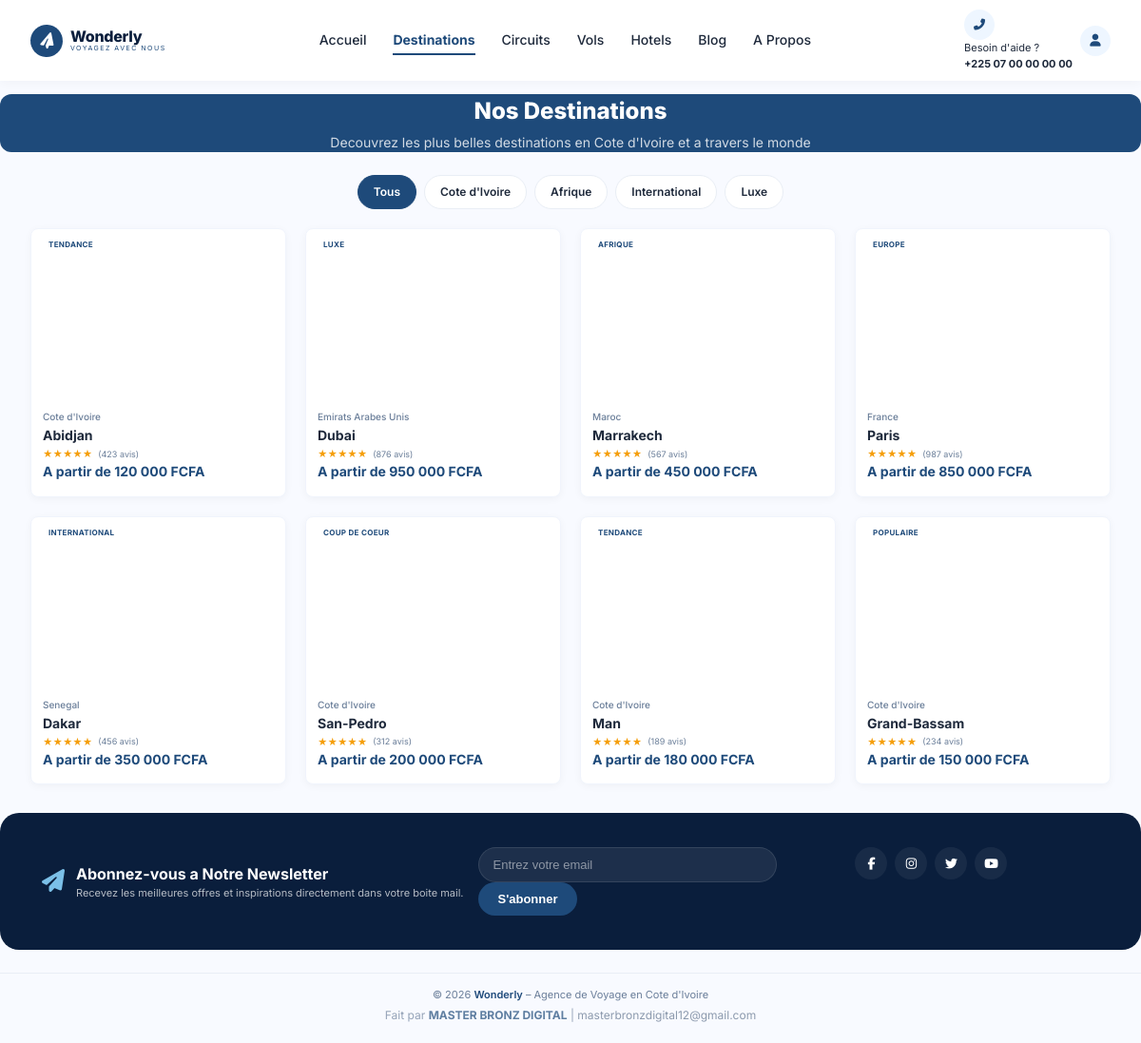
Page /destinations.php on the committed database.
### tables this page shows
CREATE TABLE IF NOT EXISTS destinations (
    id INT AUTO_INCREMENT PRIMARY KEY,
    title VARCHAR(100) NOT NULL,
    country VARCHAR(100) NOT NULL,
    city VARCHAR(100) NOT NULL,
    description TEXT,
    price DECIMAL(10,2) NOT NULL,
    image VARCHAR(255),
    badge VARCHAR(50),
    category VARCHAR(50),
    rating DECIMAL(2,1) DEFAULT 4.5,
    reviews INT DEFAULT 0,
    is_popular BOOLEAN DEFAULT FALSE,
    created_at TIMESTAMP DEFAULT CURRENT_TIMESTAMP
);

### includes/functions.php (called while the page is built, shortened)
<?php
require_once __DIR__ . '/../config/database.php';
function formatPrice($price) {
    return number_format($price, 0, ',', ' ') . ' FCFA';
}
function getDestinations($limit = null, $category = null) {
    global $pdo;
    try {
        $sql = "SELECT * FROM destinations WHERE 1=1";
        $params = array();
        $sql .= " ORDER BY is_popular DESC, id DESC";
        $stmt = $pdo->prepare($sql);
        $stmt->execute($params);
        return $stmt->fetchAll();
    } catch(PDOException $e) {
        return array();
    }
}
function getStars($rating) {
    $full = floor($rating);
    $half = ($rating - $full) >= 0.5 ? 1 : 0;
    $empty = 5 - $full - $half;
    $html = '';
    for ($i = 0; $i < $full; $i++) {
        $html .= '★';
    }
    if ($half) {
        $html .= '★';
    }
    for ($i = 0; $i < $empty; $i++) {
        $html .= '☆';
    }
    return $html;
}
?>

### destinations.php (the view, shortened to what this page needs)
<?php
require_once 'includes/functions.php';
$category = isset($_GET['category']) ? $_GET['category'] : 'all';
$destinations = getDestinations(null, $category);
require_once 'includes/header.php';
?>
<section class="container page-header">
    <div class="page-header-content">
        <h1>Nos Destinations</h1>
        <p>Decouvrez les plus belles destinations en Cote d'Ivoire et a travers le monde</p>
    </div>
</section>
<section class="container">
    <div class="filters">
        <a href="destinations.php?category=all" class="filter-btn <?php echo $category === 'all' ? 'active' : ''; ?>">Tous</a>
        <a href="destinations.php?category=ci" class="filter-btn <?php echo $category === 'ci' ? 'active' : ''; ?>">Cote d'Ivoire</a>
        <a href="destinations.php?category=afrique" class="filter-btn <?php echo $category === 'afrique' ? 'active' : ''; ?>">Afrique</a>
        <a href="destinations.php?category=international" class="filter-btn <?php echo $category === 'international' ? 'active' : ''; ?>">International</a>
        <a href="destinations.php?category=luxe" class="filter-btn <?php echo $category === 'luxe' ? 'active' : ''; ?>">Luxe</a>
    </div>
</section>
<section class="container">
    <div class="destinations-grid">
        <?php if (empty($destinations)): ?>
            <p style="grid-column: 1/-1; text-align: center; padding: 40px;">Aucune destination trouvee.</p>
        <?php else: ?>
            <?php foreach ($destinations as $dest): ?>
            <div class="dest-card">
                <div class="img-wrap" style="background-image:url('<?php echo $dest['image']; ?>');">
                    <span class="badge"><?php echo $dest['badge']; ?></span>
                </div>
                <div class="info">
                    <div class="country"><?php echo $dest['country']; ?></div>
                    <h4><?php echo $dest['city']; ?></h4>
                    <div class="rating">
                        <?php echo getStars($dest['rating']); ?>
                        <span>(<?php echo $dest['reviews']; ?> avis)</span>
                    </div>
                    <span class="price">A partir de <?php echo formatPrice($dest['price']); ?></span>
                </div>
            </div>
            <?php endforeach; ?>
        <?php endif; ?>
    </div>
</section>
<?php require_once 'includes/footer.php'; ?>

### css/style.css (style rules this page uses)
* { margin: 0; padding: 0; box-sizing: border-box; }
:root { --primary: #1e4a7a; --primary-dark: #143a60; --primary-light: #eef6ff; --text-dark: #0a1e3c; --text-body: #1e293b; --text-muted: #5e718a; --bg-light: #f8faff; --white: #ffffff; --shadow-sm: 0 2px 8px rgba(0,0,0,0.04); --shadow-md: 0 4px 16px rgba(0,0,0,0.06); --shadow-lg: 0 8px 32px rgba(0,0,0,0.08); --radius-sm: 8px; --radius-md: 12px; --radius-lg: 16px; --radius-xl: 20px; --transition: 0.25s ease; }
html { scroll-behavior: smooth; -webkit-tap-highlight-color: transparent; }
body { font-family: 'Inter', -apple-system, BlinkMacSystemFont, sans-serif; background: var(--bg-light); color: var(--text-body); line-height: 1.5; overflow-x: hidden; -webkit-font-smoothing: antialiased; font-size: 15px; }
.container { max-width: 1200px; margin: 0 auto; padding: 0 14px; }
.destinations-grid { display: grid; grid-template-columns: 1fr 1fr; gap: 12px; margin-bottom: 30px; }
.dest-card { background: var(--white); border-radius: var(--radius-sm); overflow: hidden; box-shadow: var(--shadow-sm); border: 1px solid #f0f4fc; cursor: pointer; transition: all var(--transition); opacity: 0; transform: translateY(20px); animation: cardAppear 0.5s ease forwards; }
.dest-card:nth-child(1) { animation-delay: 0.05s; }
.dest-card:nth-child(2) { animation-delay: 0.1s; }
.dest-card:nth-child(3) { animation-delay: 0.15s; }
.dest-card:nth-child(4) { animation-delay: 0.2s; }
.dest-card:nth-child(5) { animation-delay: 0.25s; }
.dest-card:nth-child(6) { animation-delay: 0.3s; }
.dest-card:nth-child(7) { animation-delay: 0.35s; }
.dest-card:nth-child(8) { animation-delay: 0.4s; }
.dest-card .img-wrap { height: 120px; background-size: cover; background-position: center; position: relative; transition: transform 0.5s; }
.dest-card .img-wrap .badge { position: absolute; top: 8px; left: 8px; background: rgba(255,255,255,0.92); backdrop-filter: blur(4px); padding: 2px 10px; border-radius: 50px; font-size: 8px; font-weight: 700; text-transform: uppercase; letter-spacing: 0.3px; color: var(--primary); }
.dest-card .info { padding: 10px 12px 14px; }
.dest-card .info .country { font-size: 10px; font-weight: 500; color: #6a7e99; }
.dest-card .info h4 { font-size: 14px; font-weight: 700; margin: 1px 0 2px; }
.dest-card .info .price { font-weight: 700; color: var(--primary); font-size: 14px; }
.dest-card .info .rating { display: flex; align-items: center; gap: 3px; margin-top: 2px; font-size: 10px; color: #f59e0b; }
.dest-card .info .rating span { color: #6a7e99; margin-left: 3px; font-size: 9px; }
.page-header { background: var(--primary); border-radius: var(--radius-md); padding: 30px 24px; margin: 14px 0 24px; text-align: center; color: white; }
.page-header-content h1 { font-size: 24px; font-weight: 800; }
.page-header-content p { opacity: 0.8; font-size: 14px; margin-top: 4px; }
.filters { display: flex; gap: 8px; flex-wrap: wrap; margin-bottom: 20px; justify-content: center; }
.filter-btn { background: white; border: 1px solid #e9eef5; padding: 8px 16px; border-radius: 50px; font-weight: 600; font-size: 12px; cursor: pointer; transition: var(--transition); color: var(--text-body); text-decoration: none; }
.filter-btn.active { background: var(--primary); color: white; border-color: var(--primary); }
@media (min-width: 768px) { .container { padding: 0 20px; } }
@media (min-width: 768px) { .destinations-grid { grid-template-columns: 1fr 1fr; gap: 16px; } }
@media (min-width: 768px) { .dest-card .img-wrap { height: 160px; } }
@media (min-width: 1024px) { .container { padding: 0 32px; } }
@media (min-width: 1024px) { .destinations-grid { grid-template-columns: repeat(4, 1fr); gap: 20px; } }
@media (min-width: 1024px) { .dest-card .img-wrap { height: 180px; } }

### rows in the picture
destinations: badge "TENDANCE", country "Cote d'Ivoire", city "Abidjan", rating "★★★★★", reviews "423", price "120 000 FCFA"
destinations: badge "LUXE", country "Emirats Arabes Unis", city "Dubai", rating "★★★★★", reviews "876", price "950 000 FCFA"
destinations: badge "AFRIQUE", country "Maroc", city "Marrakech", rating "★★★★★", reviews "567", price "450 000 FCFA"
destinations: badge "EUROPE", country "France", city "Paris", rating "★★★★★", reviews "987", price "850 000 FCFA"
destinations: badge "INTERNATIONAL", country "Senegal", city "Dakar", rating "★★★★★", reviews "456", price "350 000 FCFA"
destinations: badge "COUP DE COEUR", country "Cote d'Ivoire", city "San-Pedro", rating "★★★★★", reviews "312", price "200 000 FCFA"
destinations: badge "TENDANCE", country "Cote d'Ivoire", city "Man", rating "★★★★★", reviews "189", price "180 000 FCFA"
destinations: badge "POPULAIRE", country "Cote d'Ivoire", city "Grand-Bassam", rating "★★★★★", reviews "234", price "150 000 FCFA"
